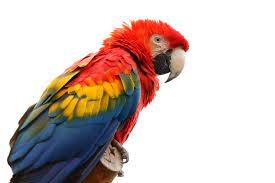
#> input picture Lab3/parrot.jpeg, 275 x 183 px
$ python morpho.py
#> lines starting #> are read from the running program, lines starting #| are printed output that depends on the picture; after the words box and inside, x2 and y2 are one past the last pixel; in counts of white or black regions, pixels touching at a corner belong together
import cv2
import numpy as np


def empty_callback(value):
    pass


img = cv2.imread('parrot.jpeg', cv2.IMREAD_GRAYSCALE)
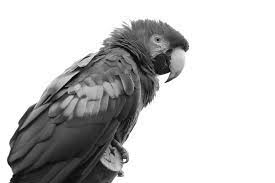
#> img: shape (183, 275); min 0, max 255, mean 198.1
cv2.namedWindow('image')
cv2.namedWindow('erosion')
cv2.namedWindow('dilation')
cv2.namedWindow('opening')
cv2.namedWindow('closing')

_, img_th = cv2.threshold(img, 150, 255, cv2.THRESH_BINARY)
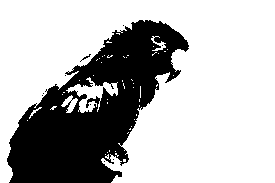
#> img_th: shape (183, 275); 70.6% white; 10 black regions (9 under 20 px), largest, box (x1, y1, x2, y2) and area: (7, 20, 189, 183) 14746
kernel = np.ones((5, 5), np.uint8)
erosion = cv2.erode(img_th, kernel, iterations = 1)
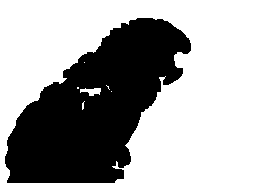
#> erosion: shape (183, 275); 65.2% white; 1 black region, box (x1, y1, x2, y2) and area: (5, 18, 191, 183) 17503
dilation = cv2.dilate(img_th, kernel, iterations = 1)
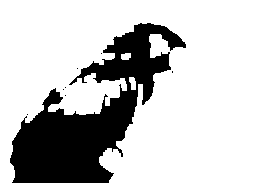
#> dilation: shape (183, 275); 77.8% white; 8 black regions (7 under 20 px), largest, box (x1, y1, x2, y2) and area: (10, 23, 186, 183) 11182
opening = cv2.morphologyEx(img_th, cv2.MORPH_OPEN, kernel)
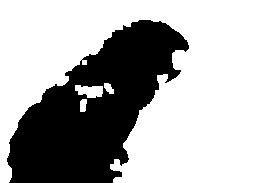
#> opening: shape (183, 275); 68.7% white; 1 black region, box (x1, y1, x2, y2) and area: (7, 20, 189, 183) 15748
closing = cv2.morphologyEx(img_th, cv2.MORPH_CLOSE, kernel)
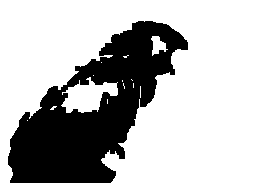
#> closing: shape (183, 275); 72.6% white; 1 black region, box (x1, y1, x2, y2) and area: (8, 21, 188, 183) 13790

cv2.createTrackbar('window', 'image', 1, 10, empty_callback)

while True:
    # sleep for 10 ms waiting for user to press some key, return -1 on timeout
    key_code = cv2.waitKey(10)
#> (key Esc is pressed here)
    if key_code == 27:
        # escape key pressed
        break

    window_size = 2 * cv2.getTrackbarPos('window', 'image') + 1
    kernel = np.ones((window_size, window_size), np.uint8)
    erosion = cv2.erode(img_th, kernel, iterations = 1)
    dilation = cv2.dilate(img_th, kernel, iterations = 1)
    opening = cv2.morphologyEx(img_th, cv2.MORPH_OPEN, kernel)
    closing = cv2.morphologyEx(img_th, cv2.MORPH_CLOSE, kernel)

    cv2.imshow('image', img_th)
    cv2.imshow('erosion', erosion)
    cv2.imshow('dilation', dilation)
    cv2.imshow('opening', opening)
    cv2.imshow('closing', closing)

# closes all windows (usually optional as the script ends anyway)
cv2.destroyAllWindows()
